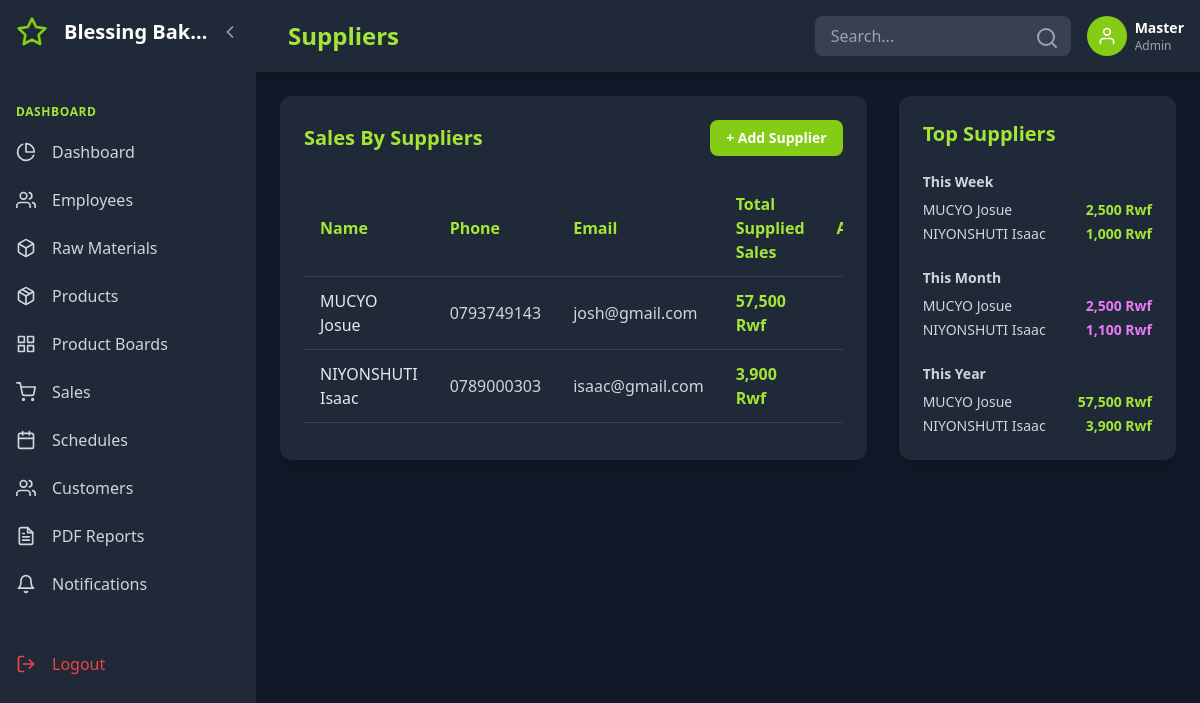
Page /?page=suppliers (signed in) on the committed database.
### tables this page shows
CREATE TABLE `system_settings` (
  `id` int(11) NOT NULL,
  `business_name` varchar(255) DEFAULT 'Bakery Management System',
  `currency` varchar(10) DEFAULT 'Frw',
  `timezone` varchar(50) DEFAULT 'Africa/Kigali',
  `date_format` varchar(20) DEFAULT 'Y-m-d',
  `low_stock_threshold` int(11) DEFAULT 10,
  `updated_at` datetime DEFAULT current_timestamp() ON UPDATE current_timestamp()
);

CREATE TABLE `suppliers` (
  `id` int(11) NOT NULL,
  `name` varchar(150) NOT NULL,
  `phone` varchar(50) DEFAULT NULL,
  `email` varchar(150) DEFAULT NULL,
  `address` text DEFAULT NULL,
  `created_at` datetime DEFAULT current_timestamp()
);

### app/views/suppliers.php (the view, shortened to what the rows shown need)
<div class="grid grid-cols-1 lg:grid-cols-3 gap-8 mb-8">
    <div class="lg:col-span-2 bg-gray-800 rounded-xl p-6 shadow-lg">
        <div class="overflow-x-auto">
            <table class="w-full">
                <thead>
                    <tr class="border-b border-gray-700">
                        <th class="text-left py-3 px-4 text-lime-400">Name</th>
                        <th class="text-left py-3 px-4 text-lime-400">Phone</th>
                        <th class="text-left py-3 px-4 text-lime-400">Email</th>
                        <th class="text-left py-3 px-4 text-lime-400">Total Supplied Sales</th>
                        <th class="text-left py-3 px-4 text-lime-400">Actions</th>
                    </tr>
                </thead>
                <tbody>
                    <?php if (!empty($suppliers)): ?>
                        <?php foreach ($suppliers as $supplier): ?>
                            <tr class="border-b border-gray-700 hover:bg-gray-700">
                                <td class="py-3 px-4 text-gray-200">
                                    <?= htmlspecialchars($supplier['name']) ?>
                                </td>
                                <td class="py-3 px-4 text-gray-300">
                                    <?= htmlspecialchars($supplier['phone'] ?? '') ?>
                                </td>
                                <td class="py-3 px-4 text-gray-300">
                                    <?= htmlspecialchars($supplier['email'] ?? '') ?>
                                </td>
                                <td class="py-3 px-4 text-lime-400 font-semibold">
                                    <?php
                                        $totalVal = $supplierTotals[$supplier['id']] ?? 0;
                                        echo number_format($totalVal, 0) . ' Rwf';
                                    ?>
                                </td>
                                <td class="py-3 px-4 flex items-center space-x-2">
                                    <button
                                        type="button"
                                        class="text-white text-sm font-semibold px-3 py-1 rounded-lg"
                                        onclick="openSupplierHistoryModal(<?= (int)$supplier['id'] ?>, '<?= htmlspecialchars($supplier['name'], ENT_QUOTES) ?>')">
                                    </button>
                                </td>
                            </tr>
                        <?php endforeach; ?>
                    <?php else: ?>
                        <tr>
                            <td colspan="5" class="py-8 text-center text-gray-400">No suppliers yet.</td>
                        </tr>
                    <?php endif; ?>
                </tbody>
            </table>
        </div>
    </div>
    <div class="bg-gray-800 rounded-xl p-6 shadow-lg space-y-6">
        <div>
            <ul class="space-y-1 text-sm">
                <?php if (!empty($topWeekly)): ?>
                    <?php foreach ($topWeekly as $row): ?>
                        <li class="flex justify-between text-gray-300">
                            <span><?= htmlspecialchars($row['name']) ?></span>
                            <span class="text-lime-400 font-semibold"><?= number_format($row['total_value'], 0) ?> Rwf</span>
                        </li>
                    <?php endforeach; ?>
                <?php else: ?>
                    <li class="text-gray-500">No data yet.</li>
                <?php endif; ?>
            </ul>
        </div>
        <div>
            <ul class="space-y-1 text-sm">
                <?php if (!empty($topMonthly)): ?>
                    <?php foreach ($topMonthly as $row): ?>
                        <li class="flex justify-between text-gray-300">
                            <span><?= htmlspecialchars($row['name']) ?></span>
                            <span class="text-fuchsia-400 font-semibold"><?= number_format($row['total_value'], 0) ?> Rwf</span>
                        </li>
                    <?php endforeach; ?>
                <?php else: ?>
                    <li class="text-gray-500">No data yet.</li>
                <?php endif; ?>
            </ul>
        </div>
        <div>
            <ul class="space-y-1 text-sm">
                <?php if (!empty($topYearly)): ?>
                    <?php foreach ($topYearly as $row): ?>
                        <li class="flex justify-between text-gray-300">
                            <span><?= htmlspecialchars($row['name']) ?></span>
                            <span class="text-lime-400 font-semibold"><?= number_format($row['total_value'], 0) ?> Rwf</span>
                        </li>
                    <?php endforeach; ?>
                <?php else: ?>
                    <li class="text-gray-500">No data yet.</li>
                <?php endif; ?>
            </ul>
        </div>
    </div>

### app/views/header.php (shortened to what the rows shown need)
<?php
    $user = $_SESSION['user_id'] ?? null;
    $user_role = $_SESSION['role'] ?? 'employee';
    $user_name = $_SESSION['username'] ?? 'User';
    $current_page = $_GET['page'] ?? 'dashboard';
    $theme = $_SESSION['theme'] ?? 'dark';
    $language = $_SESSION['language'] ?? 'en';
if ($user):
?>
<!DOCTYPE html>
<html lang="<?= htmlspecialchars($language) ?>" class="<?= $theme === 'dark' ? 'dark' : '' ?>">
<head>
    <script src="https://cdn.tailwindcss.com"></script>
</head>
<body class="<?= $theme === 'dark' ? 'bg-gray-900 text-white' : 'bg-gray-100 text-gray-900' ?> min-h-screen flex">
    <div id="sidebar" class="sidebar sidebar-expanded bg-gray-800 fixed h-full overflow-hidden z-50">
        <div class="p-4 flex items-center justify-between">
            <div class="flex items-center min-w-0">
                <i data-feather="star" class="text-lime-500 w-8 h-8 flex-shrink-0"></i>
                <span class="logo-text ml-4 text-xl font-bold truncate"><?php echo $conn->query("SELECT business_name FROM system_settings LIMIT 1")->fetchColumn(); ?></span>
            </div>
            <button id="sidebarToggle" class="text-gray-400 hover:text-white ml-2 flex-shrink-0">
                <i data-feather="chevron-left" class="w-5 h-5 sidebar-toggle-icon"></i>
            </button>
        </div>
        <nav class="mt-8">
            <?php if ($user_role === 'admin'): ?>
                <div class="px-4 py-2 text-xs font-semibold text-lime-400 uppercase tracking-wider">
                    <span class="nav-item-text"><?= t('dashboard') ?></span>
                </div>
                <a href="?page=dashboard" class="nav-item flex items-center px-4 py-3 text-gray-300 hover:bg-gray-700 hover:text-lime-400 transition-colors <?= $current_page === 'dashboard' ? 'bg-gray-700 text-lime-400' : '' ?>">
                    <i data-feather="pie-chart" class="w-5 h-5 flex-shrink-0"></i>
                    <span class="nav-item-text ml-4 truncate"><?= t('dashboard') ?></span>
                </a>
                <a href="?page=employees" class="nav-item flex items-center px-4 py-3 text-gray-300 hover:bg-gray-700 hover:text-lime-400 transition-colors <?= $current_page === 'employees' ? 'bg-gray-700 text-lime-400' : '' ?>">
                    <i data-feather="users" class="w-5 h-5 flex-shrink-0"></i>
                    <span class="nav-item-text ml-4 truncate"><?= t('employees') ?></span>
                </a>
                <a href="?page=raw_materials" class="nav-item flex items-center px-4 py-3 text-gray-300 hover:bg-gray-700 hover:text-lime-400 transition-colors <?= $current_page === 'raw_materials' ? 'bg-gray-700 text-lime-400' : '' ?>">
                    <i data-feather="box" class="w-5 h-5 flex-shrink-0"></i>
                    <span class="nav-item-text ml-4 truncate"><?= t('raw_materials') ?></span>
                </a>
                <a href="?page=products" class="nav-item flex items-center px-4 py-3 text-gray-300 hover:bg-gray-700 hover:text-lime-400 transition-colors <?= $current_page === 'products' ? 'bg-gray-700 text-lime-400' : '' ?>">
                    <i data-feather="package" class="w-5 h-5 flex-shrink-0"></i>
                    <span class="nav-item-text ml-4 truncate"><?= t('products') ?></span>
                </a>
                <a href="?page=product_boards" class="nav-item flex items-center px-4 py-3 text-gray-300 hover:bg-gray-700 hover:text-lime-400 transition-colors <?= $current_page === 'product_boards' ? 'bg-gray-700 text-lime-400' : '' ?>">
                    <i data-feather="grid" class="w-5 h-5 flex-shrink-0"></i>
                    <span class="nav-item-text ml-4 truncate"><?= t('product_boards') ?></span>
                </a>
                <a href="?page=suppliers" class="nav-item flex items-center px-4 py-3 text-gray-300 hover:bg-gray-700 hover:text-fuchsia-400 transition-colors <?= $current_page === 'sales' ? 'bg-gray-700 text-fuchsia-400' : '' ?>">
                    <i data-feather="shopping-cart" class="w-5 h-5 flex-shrink-0"></i>
                    <span class="nav-item-text ml-4 truncate"><?= t('sales') ?></span>
                <a href="?page=schedules" class="nav-item flex items-center px-4 py-3 text-gray-300 hover:bg-gray-700 hover:text-lime-400 transition-colors <?= $current_page === 'schedules' ? 'bg-gray-700 text-lime-400' : '' ?>">
                    <i data-feather="calendar" class="w-5 h-5 flex-shrink-0"></i>
                    <span class="nav-item-text ml-4 truncate"><?= t('schedules') ?></span>
                </a>
                <a href="?page=customers" class="nav-item flex items-center px-4 py-3 text-gray-300 hover:bg-gray-700 hover:text-lime-400 transition-colors <?= $current_page === 'customers' ? 'bg-gray-700 text-lime-400' : '' ?>">
                    <i data-feather="users" class="w-5 h-5 flex-shrink-0"></i>
                    <span class="nav-item-text ml-4 truncate"><?= t('customers') ?></span>
                </a>
                <a href="?page=admin_reports" class="nav-item flex items-center px-4 py-3 text-gray-300 hover:bg-gray-700 hover:text-lime-400 transition-colors <?= $current_page === 'admin_reports' ? 'bg-gray-700 text-lime-400' : '' ?>">
                    <i data-feather="file-text" class="w-5 h-5 flex-shrink-0"></i>
                    <span class="nav-item-text ml-4 truncate"><?= t('admin_reports') ?></span>
                </a>
                <a href="?page=notifications" class="nav-item flex items-center px-4 py-3 text-gray-300 hover:bg-gray-700 hover:text-lime-400 transition-colors <?= $current_page === 'notifications' ? 'bg-gray-700 text-lime-400' : '' ?>">
                    <i data-feather="bell" class="w-5 h-5 flex-shrink-0"></i>
                    <span class="nav-item-text ml-4 truncate"><?= t('notifications') ?></span>
                </a>
            <?php endif; ?>
            <a href="?page=logout" class="nav-item flex items-center px-4 py-3 text-red-500 hover:bg-gray-700 hover:text-red-400 transition-colors mt-8">
                <i data-feather="log-out" class="w-5 h-5 flex-shrink-0"></i>
                <span class="nav-item-text ml-4 truncate"><?= t('logout') ?></span>
            </a>
        </nav>
    </div>
    <div id="mainContent" class="main-content main-expanded flex-1 transition-all duration-300">
        <header class="bg-gray-800 shadow-lg p-4 flex justify-between items-center">
            <div class="flex items-center space-x-4">
                <h1 class="text-2xl font-bold text-lime-400 capitalize"><?= str_replace('_', ' ', $current_page) ?></h1>
            </div>
            <div class="flex items-center space-x-4">
                <div class="relative hidden md:block">
                    <input type="text" placeholder="Search..." class="bg-gray-700 text-white px-4 py-2 rounded-lg focus:outline-none focus:ring-2 focus:ring-lime-500 w-64">
                    <i data-feather="search" class="absolute right-3 top-2.5 text-gray-400"></i>
                </div>
                <div class="flex items-center space-x-2">
                    <a href="?page=settings">
                        <div class="w-10 h-10 <?= $user_role === 'admin' ? 'bg-lime-500' : 'bg-fuchsia-500' ?> rounded-full flex items-center justify-center">
                            <i data-feather="user" class="w-5 h-5 text-white"></i>
                        </div>
                    </a>
                    <div class="hidden sm:block">
                        <p class="text-white font-semibold text-sm"><?= htmlspecialchars($user_name) ?></p>
                        <p class="text-gray-400 text-xs capitalize"><?= htmlspecialchars($user_role) ?></p>
                    </div>
                </div>
            </div>
        </header>
        <main class="p-6">
<?php else: ?>
<?php endif; ?>

### rows in the picture
system_settings: business_name "Blessing Bak…"
suppliers: name "MUCYO Josue", phone "0793749143", email "josh@gmail.com", id "57,500", total_value "2,500", total_value "57,500"
suppliers: name "NIYONSHUTI Isaac", phone "0789000303", email "isaac@gmail.com", id "3,900", total_value "1,000", total_value "1,100", total_value "3,900"

### other values in the picture
t('dashboard') "DASHBOARD"
t('dashboard') "Dashboard"
t('employees') "Employees"
t('raw_materials') "Raw Materials"
t('products') "Products"
t('product_boards') "Product Boards"
t('sales') "Sales"
t('schedules') "Schedules"
t('customers') "Customers"
t('admin_reports') "PDF Reports"
t('notifications') "Notifications"
t('logout') "Logout"
str_replace('_', ' ', $current_page) "Suppliers"
$user_name "Master"
$user_role "Admin"
